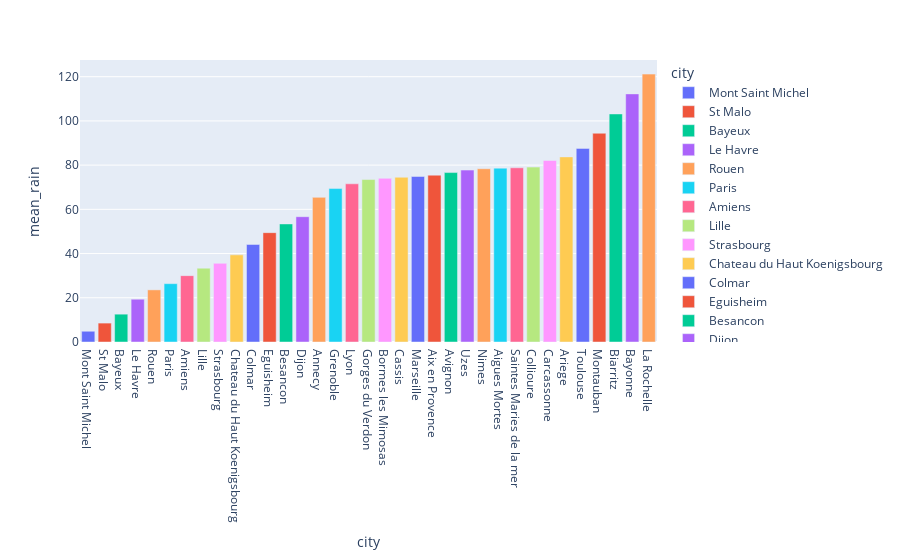

The notebook cell this image was saved under:
### Code cell
#Classement des villes selon la moyenne de précipitation des 8 jours qui arrivent:
fig2=px.bar(data_frame=data_ville_meteo, x='city',y='mean_rain',color='city')
fig2.show()

### Figure 1 — Plotly figure (JSON) as saved in the notebook; plotly's stock layout.template omitted (floating-point values rounded to 4 significant figures)
{"data": [{"alignmentgroup": "True", "hovertemplate": "city=%{x}<br>mean_rain=%{y}<extra></extra>", "legendgroup": "Mont Saint Michel", "marker": {"color": "#636efa"}, "name": "Mont Saint Michel", "offsetgroup": "Mont Saint Michel", "orientation": "v", "showlegend": true, "textposition": "auto", "type": "bar", "x": ["Mont Saint Michel"], "xaxis": "x", "y": [4.863], "yaxis": "y"}, {"alignmentgroup": "True", "hovertemplate": "city=%{x}<br>mean_rain=%{y}<extra></extra>", "legendgroup": "St Malo", "marker": {"color": "#EF553B"}, "name": "St Malo", "offsetgroup": "St Malo", "orientation": "v", "showlegend": true, "textposition": "auto", "type": "bar", "x": ["St Malo"], "xaxis": "x", "y": [8.553], "yaxis": "y"}, {"alignmentgroup": "True", "hovertemplate": "city=%{x}<br>mean_rain=%{y}<extra></extra>", "legendgroup": "Bayeux", "marker": {"color": "#00cc96"}, "name": "Bayeux", "offsetgroup": "Bayeux", "orientation": "v", "showlegend": true, "textposition": "auto", "type": "bar", "x": ["Bayeux"], "xaxis": "x", "y": [12.59], "yaxis": "y"}, {"alignmentgroup": "True", "hovertemplate": "city=%{x}<br>mean_rain=%{y}<extra></extra>", "legendgroup": "Le Havre", "marker": {"color": "#ab63fa"}, "name": "Le Havre", "offsetgroup": "Le Havre", "orientation": "v", "showlegend": true, "textposition": "auto", "type": "bar", "x": ["Le Havre"], "xaxis": "x", "y": [19.35], "yaxis": "y"}, {"alignmentgroup": "True", "hovertemplate": "city=%{x}<br>mean_rain=%{y}<extra></extra>", "legendgroup": "Rouen", "marker": {"color": "#FFA15A"}, "name": "Rouen", "offsetgroup": "Rouen", "orientation": "v", "showlegend": true, "textposition": "auto", "type": "bar", "x": ["Rouen"], "xaxis": "x", "y": [23.58], "yaxis": "y"}, {"alignmentgroup": "True", "hovertemplate": "city=%{x}<br>mean_rain=%{y}<extra></extra>", "legendgroup": "Paris", "marker": {"color": "#19d3f3"}, "name": "Paris", "offsetgroup": "Paris", "orientation": "v", "showlegend": true, "textposition": "auto", "type": "bar", "x": ["Paris"], "xaxis": "x", "y": [26.39], "yaxis": "y"}, {"alignmentgroup": "True", "hovertemplate": "city=%{x}<br>mean_rain=%{y}<extra></extra>", "legendgroup": "Amiens", "marker": {"color": "#FF6692"}, "name": "Amiens", "offsetgroup": "Amiens", "orientation": "v", "showlegend": true, "textposition": "auto", "type": "bar", "x": ["Amiens"], "xaxis": "x", "y": [30.02], "yaxis": "y"}, {"alignmentgroup": "True", "hovertemplate": "city=%{x}<br>mean_rain=%{y}<extra></extra>", "legendgroup": "Lille", "marker": {"color": "#B6E880"}, "name": "Lille", "offsetgroup": "Lille", "orientation": "v", "showlegend": true, "textposition": "auto", "type": "bar", "x": ["Lille"], "xaxis": "x", "y": [33.4], "yaxis": "y"}, {"alignmentgroup": "True", "hovertemplate": "city=%{x}<br>mean_rain=%{y}<extra></extra>", "legendgroup": "Strasbourg", "marker": {"color": "#FF97FF"}, "name": "Strasbourg", "offsetgroup": "Strasbourg", "orientation": "v", "showlegend": true, "textposition": "auto", "type": "bar", "x": ["Strasbourg"], "xaxis": "x", "y": [35.59], "yaxis": "y"}, {"alignmentgroup": "True", "hovertemplate": "city=%{x}<br>mean_rain=%{y}<extra></extra>", "legendgroup": "Chateau du Haut Koenigsbourg", "marker": {"color": "#FECB52"}, "name": "Chateau du Haut Koenigsbourg", "offsetgroup": "Chateau du Haut Koenigsbourg", "orientation": "v", "showlegend": true, "textposition": "auto", "type": "bar", "x": ["Chateau du Haut Koenigsbourg"], "xaxis": "x", "y": [39.41], "yaxis": "y"}, {"alignmentgroup": "True", "hovertemplate": "city=%{x}<br>mean_rain=%{y}<extra></extra>", "legendgroup": "Colmar", "marker": {"color": "#636efa"}, "name": "Colmar", "offsetgroup": "Colmar", "orientation": "v", "showlegend": true, "textposition": "auto", "type": "bar", "x": ["Colmar"], "xaxis": "x", "y": [44.12], "yaxis": "y"}, {"alignmentgroup": "True", "hovertemplate": "city=%{x}<br>mean_rain=%{y}<extra></extra>", "legendgroup": "Eguisheim", "marker": {"color": "#EF553B"}, "name": "Eguisheim", "offsetgroup": "Eguisheim", "orientation": "v", "showlegend": true, "textposition": "auto", "type": "bar", "x": ["Eguisheim"], "xaxis": "x", "y": [49.46], "yaxis": "y"}, {"alignmentgroup": "True", "hovertemplate": "city=%{x}<br>mean_rain=%{y}<extra></extra>", "legendgroup": "Besancon", "marker": {"color": "#00cc96"}, "name": "Besancon", "offsetgroup": "Besancon", "orientation": "v", "showlegend": true, "textposition": "auto", "type": "bar", "x": ["Besancon"], "xaxis": "x", "y": [53.4], "yaxis": "y"}, {"alignmentgroup": "True", "hovertemplate": "city=%{x}<br>mean_rain=%{y}<extra></extra>", "legendgroup": "Dijon", "marker": {"color": "#ab63fa"}, "name": "Dijon", "offsetgroup": "Dijon", "orientation": "v", "showlegend": true, "textposition": "auto", "type": "bar", "x": ["Dijon"], "xaxis": "x", "y": [56.68], "yaxis": "y"}, {"alignmentgroup": "True", "hovertemplate": "city=%{x}<br>mean_rain=%{y}<extra></extra>", "legendgroup": "Annecy", "marker": {"color": "#FFA15A"}, "name": "Annecy", "offsetgroup": "Annecy", "orientation": "v", "showlegend": true, "textposition": "auto", "type": "bar", "x": ["Annecy"], "xaxis": "x", "y": [65.42], "yaxis": "y"}, {"alignmentgroup": "True", "hovertemplate": "city=%{x}<br>mean_rain=%{y}<extra></extra>", "legendgroup": "Grenoble", "marker": {"color": "#19d3f3"}, "name": "Grenoble", "offsetgroup": "Grenoble", "orientation": "v", "showlegend": true, "textposition": "auto", "type": "bar", "x": ["Grenoble"], "xaxis": "x", "y": [69.4], "yaxis": "y"}, {"alignmentgroup": "True", "hovertemplate": "city=%{x}<br>mean_rain=%{y}<extra></extra>", "legendgroup": "Lyon", "marker": {"color": "#FF6692"}, "name": "Lyon", "offsetgroup": "Lyon", "orientation": "v", "showlegend": true, "textposition": "auto", "type": "bar", "x": ["Lyon"], "xaxis": "x", "y": [71.55], "yaxis": "y"}, {"alignmentgroup": "True", "hovertemplate": "city=%{x}<br>mean_rain=%{y}<extra></extra>", "legendgroup": "Gorges du Verdon", "marker": {"color": "#B6E880"}, "name": "Gorges du Verdon", "offsetgroup": "Gorges du Verdon", "orientation": "v", "showlegend": true, "textposition": "auto", "type": "bar", "x": ["Gorges du Verdon"], "xaxis": "x", "y": [73.48], "yaxis": "y"}, {"alignmentgroup": "True", "hovertemplate": "city=%{x}<br>mean_rain=%{y}<extra></extra>", "legendgroup": "Bormes les Mimosas", "marker": {"color": "#FF97FF"}, "name": "Bormes les Mimosas", "offsetgroup": "Bormes les Mimosas", "orientation": "v", "showlegend": true, "textposition": "auto", "type": "bar", "x": ["Bormes les Mimosas"], "xaxis": "x", "y": [74.03], "yaxis": "y"}, {"alignmentgroup": "True", "hovertemplate": "city=%{x}<br>mean_rain=%{y}<extra></extra>", "legendgroup": "Cassis", "marker": {"color": "#FECB52"}, "name": "Cassis", "offsetgroup": "Cassis", "orientation": "v", "showlegend": true, "textposition": "auto", "type": "bar", "x": ["Cassis"], "xaxis": "x", "y": [74.5], "yaxis": "y"}, {"alignmentgroup": "True", "hovertemplate": "city=%{x}<br>mean_rain=%{y}<extra></extra>", "legendgroup": "Marseille", "marker": {"color": "#636efa"}, "name": "Marseille", "offsetgroup": "Marseille", "orientation": "v", "showlegend": true, "textposition": "auto", "type": "bar", "x": ["Marseille"], "xaxis": "x", "y": [74.87], "yaxis": "y"}, {"alignmentgroup": "True", "hovertemplate": "city=%{x}<br>mean_rain=%{y}<extra></extra>", "legendgroup": "Aix en Provence", "marker": {"color": "#EF553B"}, "name": "Aix en Provence", "offsetgroup": "Aix en Provence", "orientation": "v", "showlegend": true, "textposition": "auto", "type": "bar", "x": ["Aix en Provence"], "xaxis": "x", "y": [75.46], "yaxis": "y"}, {"alignmentgroup": "True", "hovertemplate": "city=%{x}<br>mean_rain=%{y}<extra></extra>", "legendgroup": "Avignon", "marker": {"color": "#00cc96"}, "name": "Avignon", "offsetgroup": "Avignon", "orientation": "v", "showlegend": true, "textposition": "auto", "type": "bar", "x": ["Avignon"], "xaxis": "x", "y": [76.63], "yaxis": "y"}, {"alignmentgroup": "True", "hovertemplate": "city=%{x}<br>mean_rain=%{y}<extra></extra>", "legendgroup": "Uzes", "marker": {"color": "#ab63fa"}, "name": "Uzes", "offsetgroup": "Uzes", "orientation": "v", "showlegend": true, "textposition": "auto", "type": "bar", "x": ["Uzes"], "xaxis": "x", "y": [77.76], "yaxis": "y"}, {"alignmentgroup": "True", "hovertemplate": "city=%{x}<br>mean_rain=%{y}<extra></extra>", "legendgroup": "Nimes", "marker": {"color": "#FFA15A"}, "name": "Nimes", "offsetgroup": "Nimes", "orientation": "v", "showlegend": true, "textposition": "auto", "type": "bar", "x": ["Nimes"], "xaxis": "x", "y": [78.37], "yaxis": "y"}, {"alignmentgroup": "True", "hovertemplate": "city=%{x}<br>mean_rain=%{y}<extra></extra>", "legendgroup": "Aigues Mortes", "marker": {"color": "#19d3f3"}, "name": "Aigues Mortes", "offsetgroup": "Aigues Mortes", "orientation": "v", "showlegend": true, "textposition": "auto", "type": "bar", "x": ["Aigues Mortes"], "xaxis": "x", "y": [78.64], "yaxis": "y"}, {"alignmentgroup": "True", "hovertemplate": "city=%{x}<br>mean_rain=%{y}<extra></extra>", "legendgroup": "Saintes Maries de la mer", "marker": {"color": "#FF6692"}, "name": "Saintes Maries de la mer", "offsetgroup": "Saintes Maries de la mer", "orientation": "v", "showlegend": true, "textposition": "auto", "type": "bar", "x": ["Saintes Maries de la mer"], "xaxis": "x", "y": [78.79], "yaxis": "y"}, {"alignmentgroup": "True", "hovertemplate": "city=%{x}<br>mean_rain=%{y}<extra></extra>", "legendgroup": "Collioure", "marker": {"color": "#B6E880"}, "name": "Collioure", "offsetgroup": "Collioure", "orientation": "v", "showlegend": true, "textposition": "auto", "type": "bar", "x": ["Collioure"], "xaxis": "x", "y": [79.11], "yaxis": "y"}, {"alignmentgroup": "True", "hovertemplate": "city=%{x}<br>mean_rain=%{y}<extra></extra>", "legendgroup": "Carcassonne", "marker": {"color": "#FF97FF"}, "name": "Carcassonne", "offsetgroup": "Carcassonne", "orientation": "v", "showlegend": true, "textposition": "auto", "type": "bar", "x": ["Carcassonne"], "xaxis": "x", "y": [82.1], "yaxis": "y"}, {"alignmentgroup": "True", "hovertemplate": "city=%{x}<br>mean_rain=%{y}<extra></extra>", "legendgroup": "Ariege", "marker": {"color": "#FECB52"}, "name": "Ariege", "offsetgroup": "Ariege", "orientation": "v", "showlegend": true, "textposition": "auto", "type": "bar", "x": ["Ariege"], "xaxis": "x", "y": [83.73], "yaxis": "y"}, {"alignmentgroup": "True", "hovertemplate": "city=%{x}<br>mean_rain=%{y}<extra></extra>", "legendgroup": "Toulouse", "marker": {"color": "#636efa"}, "name": "Toulouse", "offsetgroup": "Toulouse", "orientation": "v", "showlegend": true, "textposition": "auto", "type": "bar", "x": ["Toulouse"], "xaxis": "x", "y": [87.57], "yaxis": "y"}, {"alignmentgroup": "True", "hovertemplate": "city=%{x}<br>mean_rain=%{y}<extra></extra>", "legendgroup": "Montauban", "marker": {"color": "#EF553B"}, "name": "Montauban", "offsetgroup": "Montauban", "orientation": "v", "showlegend": true, "textposition": "auto", "type": "bar", "x": ["Montauban"], "xaxis": "x", "y": [94.42], "yaxis": "y"}, {"alignmentgroup": "True", "hovertemplate": "city=%{x}<br>mean_rain=%{y}<extra></extra>", "legendgroup": "Biarritz", "marker": {"color": "#00cc96"}, "name": "Biarritz", "offsetgroup": "Biarritz", "orientation": "v", "showlegend": true, "textposition": "auto", "type": "bar", "x": ["Biarritz"], "xaxis": "x", "y": [103.1], "yaxis": "y"}, {"alignmentgroup": "True", "hovertemplate": "city=%{x}<br>mean_rain=%{y}<extra></extra>", "legendgroup": "Bayonne", "marker": {"color": "#ab63fa"}, "name": "Bayonne", "offsetgroup": "Bayonne", "orientation": "v", "showlegend": true, "textposition": "auto", "type": "bar", "x": ["Bayonne"], "xaxis": "x", "y": [112.2], "yaxis": "y"}, {"alignmentgroup": "True", "hovertemplate": "city=%{x}<br>mean_rain=%{y}<extra></extra>", "legendgroup": "La Rochelle", "marker": {"color": "#FFA15A"}, "name": "La Rochelle", "offsetgroup": "La Rochelle", "orientation": "v", "showlegend": true, "textposition": "auto", "type": "bar", "x": ["La Rochelle"], "xaxis": "x", "y": [121.2], "yaxis": "y"}], "layout": {"barmode": "relative", "legend": {"title": {"text": "city"}, "tracegroupgap": 0}, "margin": {"t": 60}, "xaxis": {"anchor": "y", "categoryarray": ["Mont Saint Michel", "St Malo", "Bayeux", "Le Havre", "Rouen", "Paris", "Amiens", "Lille", "Strasbourg", "Chateau du Haut Koenigsbourg", "Colmar", "Eguisheim", "Besancon", "Dijon", "Annecy", "Grenoble", "Lyon", "Gorges du Verdon", "Bormes les Mimosas", "Cassis", "Marseille", "Aix en Provence", "Avignon", "Uzes", "Nimes", "Aigues Mortes", "Saintes Maries de la mer", "Collioure", "Carcassonne", "Ariege", "Toulouse", "Montauban", "Biarritz", "Bayonne", "La Rochelle"], "categoryorder": "array", "domain": [0, 1], "title": {"text": "city"}}, "yaxis": {"anchor": "x", "domain": [0, 1], "title": {"text": "mean_rain"}}}}
